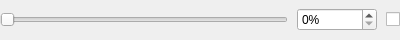
<?xml version="1.0" encoding="UTF-8"?>
<ui version="4.0">
 <class>SliderSpinBoxWidget</class>
 <widget class="QWidget" name="SliderSpinBoxWidget">
  <property name="geometry">
   <rect>
    <x>0</x>
    <y>0</y>
    <width>400</width>
    <height>40</height>
   </rect>
  </property>
  <property name="windowTitle">
   <string>Form</string>
  </property>
  <layout class="QHBoxLayout" name="horizontalLayout">
   <property name="spacing">
    <number>9</number>
   </property>
   <property name="leftMargin">
    <number>0</number>
   </property>
   <property name="topMargin">
    <number>0</number>
   </property>
   <property name="rightMargin">
    <number>0</number>
   </property>
   <property name="bottomMargin">
    <number>0</number>
   </property>
   <item>
    <widget class="QSlider" name="slider">
     <property name="maximum">
      <number>100</number>
     </property>
     <property name="orientation">
      <enum>Qt::Horizontal</enum>
     </property>
    </widget>
   </item>
   <item>
    <widget class="SpinBox" name="spinBox">
     <property name="sizePolicy">
      <sizepolicy hsizetype="Fixed" vsizetype="Fixed">
       <horstretch>0</horstretch>
       <verstretch>0</verstretch>
      </sizepolicy>
     </property>
     <property name="minimumSize">
      <size>
       <width>80</width>
       <height>0</height>
      </size>
     </property>
     <property name="suffix">
      <string>%</string>
     </property>
     <property name="maximum">
      <number>100</number>
     </property>
    </widget>
   </item>
   <item>
    <widget class="QCheckBox" name="checkBox">
     <property name="sizePolicy">
      <sizepolicy hsizetype="Fixed" vsizetype="Fixed">
       <horstretch>0</horstretch>
       <verstretch>0</verstretch>
      </sizepolicy>
     </property>
     <property name="mouseTracking">
      <bool>false</bool>
     </property>
     <property name="focusPolicy">
      <enum>Qt::TabFocus</enum>
     </property>
     <property name="layoutDirection">
      <enum>Qt::LeftToRight</enum>
     </property>
     <property name="text">
      <string/>
     </property>
    </widget>
   </item>
  </layout>
 </widget>
 <customwidgets>
  <customwidget>
   <class>SpinBox</class>
   <extends>QSpinBox</extends>
   <header>cellinkwidgets/spinbox.h</header>
  </customwidget>
 </customwidgets>
 <resources/>
 <connections/>
</ui>
